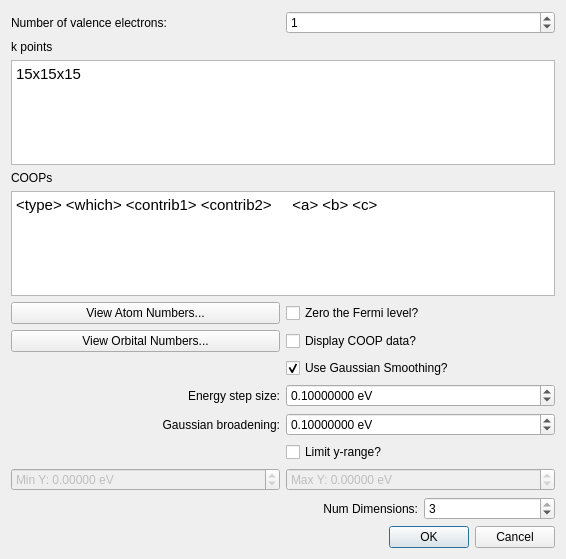
<?xml version="1.0" encoding="UTF-8"?>
<ui version="4.0">
 <class>Avogadro::YaehmopCOOPDialog</class>
 <widget class="QDialog" name="Avogadro::YaehmopCOOPDialog">
  <property name="geometry">
   <rect>
    <x>0</x>
    <y>0</y>
    <width>566</width>
    <height>559</height>
   </rect>
  </property>
  <property name="windowTitle">
   <string>Yaehmop Crystal COOP</string>
  </property>
  <layout class="QGridLayout" name="gridLayout">
   <item row="18" column="2">
    <widget class="QLabel" name="label_6">
     <property name="toolTip">
      <string>&lt;html&gt;&lt;head/&gt;&lt;body&gt;&lt;p&gt;The number of periodic dimensions.&lt;/p&gt;&lt;p&gt;&lt;br/&gt;&lt;/p&gt;&lt;p&gt;If this is set to 1, the material will be periodic only along the A vector of the crystal.&lt;/p&gt;&lt;p&gt;&lt;br/&gt;&lt;/p&gt;&lt;p&gt;If this is set to 2, the material will be periodic along both the A and B vectors of the crystal.&lt;/p&gt;&lt;p&gt;&lt;br/&gt;&lt;/p&gt;&lt;p&gt;If this is set to 3, the material will be periodic along the A, B, and C vectors of the crystal.&lt;/p&gt;&lt;p&gt;&lt;br/&gt;&lt;/p&gt;&lt;/body&gt;&lt;/html&gt;</string>
     </property>
     <property name="text">
      <string>Num Dimensions:</string>
     </property>
     <property name="alignment">
      <set>Qt::AlignRight|Qt::AlignTrailing|Qt::AlignVCenter</set>
     </property>
    </widget>
   </item>
   <item row="18" column="3">
    <widget class="QSpinBox" name="spin_numDim">
     <property name="toolTip">
      <string>&lt;html&gt;&lt;head/&gt;&lt;body&gt;&lt;p&gt;The number of periodic dimensions.&lt;/p&gt;&lt;p&gt;&lt;br/&gt;&lt;/p&gt;&lt;p&gt;If this is set to 1, the material will be periodic only along the A vector of the crystal.&lt;/p&gt;&lt;p&gt;&lt;br/&gt;&lt;/p&gt;&lt;p&gt;If this is set to 2, the material will be periodic along both the A and B vectors of the crystal.&lt;/p&gt;&lt;p&gt;&lt;br/&gt;&lt;/p&gt;&lt;p&gt;If this is set to 3, the material will be periodic along the A, B, and C vectors of the crystal.&lt;/p&gt;&lt;p&gt;&lt;br/&gt;&lt;/p&gt;&lt;/body&gt;&lt;/html&gt;</string>
     </property>
     <property name="minimum">
      <number>1</number>
     </property>
     <property name="maximum">
      <number>3</number>
     </property>
     <property name="value">
      <number>3</number>
     </property>
    </widget>
   </item>
   <item row="8" column="0" colspan="2">
    <widget class="QPushButton" name="push_viewAtomNumbers">
     <property name="toolTip">
      <string>&lt;html&gt;&lt;head/&gt;&lt;body&gt;&lt;p&gt;Display the numberings for the different atoms in the system.&lt;/p&gt;&lt;/body&gt;&lt;/html&gt;</string>
     </property>
     <property name="text">
      <string>View Atom Numbers...</string>
     </property>
    </widget>
   </item>
   <item row="3" column="0" colspan="4">
    <widget class="QLabel" name="label_2">
     <property name="text">
      <string>k points</string>
     </property>
    </widget>
   </item>
   <item row="9" column="2" colspan="2">
    <widget class="QCheckBox" name="cb_displayData">
     <property name="toolTip">
      <string>&lt;html&gt;&lt;head/&gt;&lt;body&gt;&lt;p&gt;Whether or not to display the density of states data in a&lt;/p&gt;&lt;p&gt;pop-up box after the calculation finishes.&lt;/p&gt;&lt;p&gt;&lt;br/&gt;&lt;/p&gt;&lt;p&gt;Data may be copied and pasted into a separate file.&lt;/p&gt;&lt;p&gt;Default: off&lt;/p&gt;&lt;/body&gt;&lt;/html&gt;</string>
     </property>
     <property name="text">
      <string>Display COOP data?</string>
     </property>
    </widget>
   </item>
   <item row="7" column="0" colspan="4">
    <widget class="QTextEdit" name="edit_coops">
     <property name="toolTip">
      <string>&lt;html&gt;&lt;head/&gt;&lt;body&gt;&lt;p&gt;COOPS should be entered as follows:&lt;/p&gt;&lt;p&gt;&lt;br/&gt;&amp;lt;type&amp;gt; &amp;lt;coopNumber&amp;gt; &amp;lt;contrib1&amp;gt; &amp;lt;contrib2&amp;gt; &amp;lt;a&amp;gt; &amp;lt;b&amp;gt; &amp;lt;c&amp;gt;&lt;br/&gt;&lt;/p&gt;&lt;p&gt;where &amp;lt;type&amp;gt; is atom, orbital, fmo, or h-atom, h-orbital, h-fmo (the h stands for Hamiltonian).&lt;/p&gt;&lt;p&gt;Every COOP with the same coopNumber will be averaged together.&lt;/p&gt;&lt;p&gt;contrib is the number of the contributor. For example, if the type is 'atom', then &amp;lt;contrib&amp;gt; would be the atom's index number.&lt;/p&gt;&lt;p&gt;&amp;lt;a&amp;gt; &amp;lt;b&amp;gt; &amp;lt;c&amp;gt; should be set to 0 0 0 if you wish to measure the interaction between atoms within a single unit cell. Non-zero numbers tell it that the second atom/orbital should belong to a neighboring cell. If the COOP line is the following:&lt;/p&gt;&lt;p&gt;atom 1 1 2 1 0 0&lt;/p&gt;&lt;p&gt;Then it will use atom 1 from the unit cell and atom 2 from the neighboring cell in the 'a' direction.&lt;/p&gt;&lt;p&gt;See the YAeHMOP manual for more details.&lt;/p&gt;&lt;p&gt;&lt;br/&gt;&lt;/p&gt;&lt;/body&gt;&lt;/html&gt;</string>
     </property>
     <property name="html">
      <string>&lt;!DOCTYPE HTML PUBLIC &quot;-//W3C//DTD HTML 4.0//EN&quot; &quot;http://www.w3.org/TR/REC-html40/strict.dtd&quot;&gt;
&lt;html&gt;&lt;head&gt;&lt;meta name=&quot;qrichtext&quot; content=&quot;1&quot; /&gt;&lt;style type=&quot;text/css&quot;&gt;
p, li { white-space: pre-wrap; }
&lt;/style&gt;&lt;/head&gt;&lt;body style=&quot; font-family:'Ubuntu'; font-size:11pt; font-weight:400; font-style:normal;&quot;&gt;
&lt;p style=&quot; margin-top:0px; margin-bottom:0px; margin-left:0px; margin-right:0px; -qt-block-indent:0; text-indent:0px;&quot;&gt;&amp;lt;type&amp;gt; &amp;lt;which&amp;gt; &amp;lt;contrib1&amp;gt; &amp;lt;contrib2&amp;gt;     &amp;lt;a&amp;gt; &amp;lt;b&amp;gt; &amp;lt;c&amp;gt;&lt;/p&gt;&lt;/body&gt;&lt;/html&gt;</string>
     </property>
    </widget>
   </item>
   <item row="5" column="0" colspan="4">
    <widget class="QTextEdit" name="edit_kpoints">
     <property name="toolTip">
      <string>&lt;html&gt;&lt;head/&gt;&lt;body&gt;&lt;p&gt;Enter the k-points for the calculation in a grid format as follows:&lt;/p&gt;&lt;p&gt;&amp;lt;l&amp;gt;x&amp;lt;m&amp;gt;x&amp;lt;n&amp;gt;&lt;/p&gt;&lt;p&gt;where l, m, and n are integers. For example, 5x5x5 would be a grid with 5 elements in every direction. You may also enter k-points in the following format:&lt;/p&gt;&lt;p&gt;&amp;lt;x&amp;gt; &amp;lt;y&amp;gt; &amp;lt;z&amp;gt; &amp;lt;weight&amp;gt;&lt;/p&gt;&lt;p&gt;where x, y, and z are the three dimensional coordinates of the k-point in reciprocal space, and the weight is the weight of the k-point. &lt;/p&gt;&lt;p&gt;More k-points will result in a more accurate calculation. However, your computer may shut down the process if it uses up too much memory.&lt;/p&gt;&lt;p&gt;Please note that the orientation of your cell may have an effect on the locations of these reciprocal space points.&lt;/p&gt;&lt;p&gt;Default: 15x15x15&lt;/p&gt;&lt;/body&gt;&lt;/html&gt;</string>
     </property>
     <property name="html">
      <string>&lt;!DOCTYPE HTML PUBLIC &quot;-//W3C//DTD HTML 4.0//EN&quot; &quot;http://www.w3.org/TR/REC-html40/strict.dtd&quot;&gt;
&lt;html&gt;&lt;head&gt;&lt;meta name=&quot;qrichtext&quot; content=&quot;1&quot; /&gt;&lt;style type=&quot;text/css&quot;&gt;
p, li { white-space: pre-wrap; }
&lt;/style&gt;&lt;/head&gt;&lt;body style=&quot; font-family:'Ubuntu'; font-size:11pt; font-weight:400; font-style:normal;&quot;&gt;
&lt;p style=&quot; margin-top:0px; margin-bottom:0px; margin-left:0px; margin-right:0px; -qt-block-indent:0; text-indent:0px;&quot;&gt;15x15x15&lt;/p&gt;&lt;/body&gt;&lt;/html&gt;</string>
     </property>
    </widget>
   </item>
   <item row="9" column="0" colspan="2">
    <widget class="QPushButton" name="push_viewOrbitalNumbers">
     <property name="toolTip">
      <string>&lt;html&gt;&lt;head/&gt;&lt;body&gt;&lt;p&gt;Display the numberings for the different orbitals in this system.&lt;/p&gt;&lt;p&gt;&lt;br/&gt;&lt;/p&gt;&lt;p&gt;Warning: if you set a parameters file to be one that includes unoccupied orbitals, these orbital numberings may be off, and you may need to number them manually.&lt;/p&gt;&lt;/body&gt;&lt;/html&gt;</string>
     </property>
     <property name="text">
      <string>View Orbital Numbers...</string>
     </property>
    </widget>
   </item>
   <item row="0" column="0" colspan="2">
    <widget class="QLabel" name="label">
     <property name="layoutDirection">
      <enum>Qt::LeftToRight</enum>
     </property>
     <property name="text">
      <string>Number of valence electrons:</string>
     </property>
     <property name="alignment">
      <set>Qt::AlignLeading|Qt::AlignLeft|Qt::AlignVCenter</set>
     </property>
    </widget>
   </item>
   <item row="8" column="2" colspan="2">
    <widget class="QCheckBox" name="cb_zeroFermi">
     <property name="toolTip">
      <string>&lt;html&gt;&lt;head/&gt;&lt;body&gt;&lt;p&gt;Subtracts the Fermi energy from all other energies so that the Fermi energy is set to be zero.&lt;/p&gt;&lt;p&gt;Default: off&lt;/p&gt;&lt;/body&gt;&lt;/html&gt;</string>
     </property>
     <property name="text">
      <string>Zero the Fermi level?</string>
     </property>
    </widget>
   </item>
   <item row="12" column="2" colspan="2">
    <widget class="QDoubleSpinBox" name="spin_energyStep">
     <property name="toolTip">
      <string>&lt;html&gt;&lt;head/&gt;&lt;body&gt;&lt;p&gt;The energy step size for Gaussian smoothing. &lt;/p&gt;&lt;p&gt;Default: 0.1&lt;/p&gt;&lt;/body&gt;&lt;/html&gt;</string>
     </property>
     <property name="layoutDirection">
      <enum>Qt::LeftToRight</enum>
     </property>
     <property name="alignment">
      <set>Qt::AlignLeading|Qt::AlignLeft|Qt::AlignVCenter</set>
     </property>
     <property name="prefix">
      <string/>
     </property>
     <property name="suffix">
      <string> eV</string>
     </property>
     <property name="decimals">
      <number>8</number>
     </property>
     <property name="maximum">
      <double>10000.000000000000000</double>
     </property>
     <property name="singleStep">
      <double>0.100000000000000</double>
     </property>
     <property name="value">
      <double>0.100000000000000</double>
     </property>
    </widget>
   </item>
   <item row="6" column="0" colspan="4">
    <widget class="QLabel" name="label_5">
     <property name="text">
      <string>COOPs</string>
     </property>
    </widget>
   </item>
   <item row="0" column="2" colspan="2">
    <widget class="QSpinBox" name="spin_numValElectrons">
     <property name="toolTip">
      <string>&lt;html&gt;&lt;head/&gt;&lt;body&gt;&lt;p&gt;Enter the number of k-points that will be connecting the special k-points. More of these k-points will smooth out the graph, but the calculation may take longer.&lt;/p&gt;&lt;/body&gt;&lt;/html&gt;</string>
     </property>
     <property name="alignment">
      <set>Qt::AlignLeading|Qt::AlignLeft|Qt::AlignVCenter</set>
     </property>
     <property name="suffix">
      <string/>
     </property>
     <property name="minimum">
      <number>0</number>
     </property>
     <property name="maximum">
      <number>999999</number>
     </property>
     <property name="value">
      <number>1</number>
     </property>
    </widget>
   </item>
   <item row="12" column="0" colspan="2">
    <widget class="QLabel" name="label_3">
     <property name="text">
      <string>Energy step size:</string>
     </property>
     <property name="alignment">
      <set>Qt::AlignRight|Qt::AlignTrailing|Qt::AlignVCenter</set>
     </property>
    </widget>
   </item>
   <item row="10" column="2" colspan="2">
    <widget class="QCheckBox" name="cb_useSmoothing">
     <property name="toolTip">
      <string>&lt;html&gt;&lt;head/&gt;&lt;body&gt;&lt;p&gt;Whether or not to use Gaussian smoothing to smooth the data.&lt;/p&gt;&lt;p&gt;&lt;br/&gt;&lt;/p&gt;&lt;p&gt;Smoothing is typically performed for density of states data.&lt;/p&gt;&lt;p&gt;Default: on&lt;/p&gt;&lt;/body&gt;&lt;/html&gt;</string>
     </property>
     <property name="text">
      <string>Use Gaussian Smoothing?</string>
     </property>
     <property name="checked">
      <bool>true</bool>
     </property>
    </widget>
   </item>
   <item row="13" column="2" colspan="2">
    <widget class="QDoubleSpinBox" name="spin_broadening">
     <property name="toolTip">
      <string>&lt;html&gt;&lt;head/&gt;&lt;body&gt;&lt;p&gt;Gaussian broadening for Gaussian smoothing. The Gaussian broadening is the standard deviation.&lt;/p&gt;&lt;p&gt;Default: 0.1&lt;/p&gt;&lt;/body&gt;&lt;/html&gt;</string>
     </property>
     <property name="alignment">
      <set>Qt::AlignLeading|Qt::AlignLeft|Qt::AlignVCenter</set>
     </property>
     <property name="suffix">
      <string> eV</string>
     </property>
     <property name="decimals">
      <number>8</number>
     </property>
     <property name="maximum">
      <double>100000.000000000000000</double>
     </property>
     <property name="singleStep">
      <double>0.100000000000000</double>
     </property>
     <property name="value">
      <double>0.100000000000000</double>
     </property>
    </widget>
   </item>
   <item row="13" column="0" colspan="2">
    <widget class="QLabel" name="label_4">
     <property name="text">
      <string>Gaussian broadening:</string>
     </property>
     <property name="alignment">
      <set>Qt::AlignRight|Qt::AlignTrailing|Qt::AlignVCenter</set>
     </property>
    </widget>
   </item>
   <item row="14" column="2" colspan="2">
    <widget class="QCheckBox" name="cb_limitY">
     <property name="toolTip">
      <string>&lt;html&gt;&lt;head/&gt;&lt;body&gt;&lt;p&gt;Limit the y-range?&lt;/p&gt;&lt;p&gt;&lt;br/&gt;&lt;/p&gt;&lt;p&gt;Default: off&lt;/p&gt;&lt;/body&gt;&lt;/html&gt;</string>
     </property>
     <property name="text">
      <string>Limit y-range?</string>
     </property>
    </widget>
   </item>
   <item row="17" column="2" colspan="2">
    <widget class="QDoubleSpinBox" name="spin_maxY">
     <property name="enabled">
      <bool>false</bool>
     </property>
     <property name="prefix">
      <string>Max Y: </string>
     </property>
     <property name="suffix">
      <string> eV</string>
     </property>
     <property name="decimals">
      <number>5</number>
     </property>
     <property name="minimum">
      <double>-10000.000000000000000</double>
     </property>
     <property name="maximum">
      <double>10000.000000000000000</double>
     </property>
    </widget>
   </item>
   <item row="17" column="0" colspan="2">
    <widget class="QDoubleSpinBox" name="spin_minY">
     <property name="enabled">
      <bool>false</bool>
     </property>
     <property name="prefix">
      <string>Min Y: </string>
     </property>
     <property name="suffix">
      <string> eV</string>
     </property>
     <property name="decimals">
      <number>5</number>
     </property>
     <property name="minimum">
      <double>-10000.000000000000000</double>
     </property>
     <property name="maximum">
      <double>10000.000000000000000</double>
     </property>
    </widget>
   </item>
   <item row="19" column="0" colspan="4">
    <widget class="QDialogButtonBox" name="buttonBox">
     <property name="orientation">
      <enum>Qt::Horizontal</enum>
     </property>
     <property name="standardButtons">
      <set>QDialogButtonBox::Cancel|QDialogButtonBox::Ok</set>
     </property>
    </widget>
   </item>
  </layout>
 </widget>
 <tabstops>
  <tabstop>spin_numValElectrons</tabstop>
  <tabstop>edit_kpoints</tabstop>
  <tabstop>edit_coops</tabstop>
  <tabstop>push_viewAtomNumbers</tabstop>
  <tabstop>cb_zeroFermi</tabstop>
  <tabstop>push_viewOrbitalNumbers</tabstop>
  <tabstop>cb_displayData</tabstop>
  <tabstop>cb_useSmoothing</tabstop>
  <tabstop>spin_energyStep</tabstop>
  <tabstop>spin_broadening</tabstop>
  <tabstop>cb_limitY</tabstop>
  <tabstop>spin_minY</tabstop>
  <tabstop>spin_maxY</tabstop>
  <tabstop>spin_numDim</tabstop>
 </tabstops>
 <resources/>
 <connections>
  <connection>
   <sender>buttonBox</sender>
   <signal>accepted()</signal>
   <receiver>Avogadro::YaehmopCOOPDialog</receiver>
   <slot>accept()</slot>
   <hints>
    <hint type="sourcelabel">
     <x>248</x>
     <y>254</y>
    </hint>
    <hint type="destinationlabel">
     <x>157</x>
     <y>274</y>
    </hint>
   </hints>
  </connection>
  <connection>
   <sender>buttonBox</sender>
   <signal>rejected()</signal>
   <receiver>Avogadro::YaehmopCOOPDialog</receiver>
   <slot>reject()</slot>
   <hints>
    <hint type="sourcelabel">
     <x>316</x>
     <y>260</y>
    </hint>
    <hint type="destinationlabel">
     <x>286</x>
     <y>274</y>
    </hint>
   </hints>
  </connection>
  <connection>
   <sender>cb_useSmoothing</sender>
   <signal>toggled(bool)</signal>
   <receiver>spin_energyStep</receiver>
   <slot>setEnabled(bool)</slot>
   <hints>
    <hint type="sourcelabel">
     <x>421</x>
     <y>180</y>
    </hint>
    <hint type="destinationlabel">
     <x>421</x>
     <y>211</y>
    </hint>
   </hints>
  </connection>
  <connection>
   <sender>cb_useSmoothing</sender>
   <signal>toggled(bool)</signal>
   <receiver>spin_broadening</receiver>
   <slot>setEnabled(bool)</slot>
   <hints>
    <hint type="sourcelabel">
     <x>421</x>
     <y>180</y>
    </hint>
    <hint type="destinationlabel">
     <x>421</x>
     <y>244</y>
    </hint>
   </hints>
  </connection>
  <connection>
   <sender>cb_limitY</sender>
   <signal>toggled(bool)</signal>
   <receiver>spin_minY</receiver>
   <slot>setEnabled(bool)</slot>
   <hints>
    <hint type="sourcelabel">
     <x>421</x>
     <y>281</y>
    </hint>
    <hint type="destinationlabel">
     <x>421</x>
     <y>312</y>
    </hint>
   </hints>
  </connection>
  <connection>
   <sender>cb_limitY</sender>
   <signal>toggled(bool)</signal>
   <receiver>spin_maxY</receiver>
   <slot>setEnabled(bool)</slot>
   <hints>
    <hint type="sourcelabel">
     <x>421</x>
     <y>281</y>
    </hint>
    <hint type="destinationlabel">
     <x>421</x>
     <y>345</y>
    </hint>
   </hints>
  </connection>
 </connections>
</ui>
